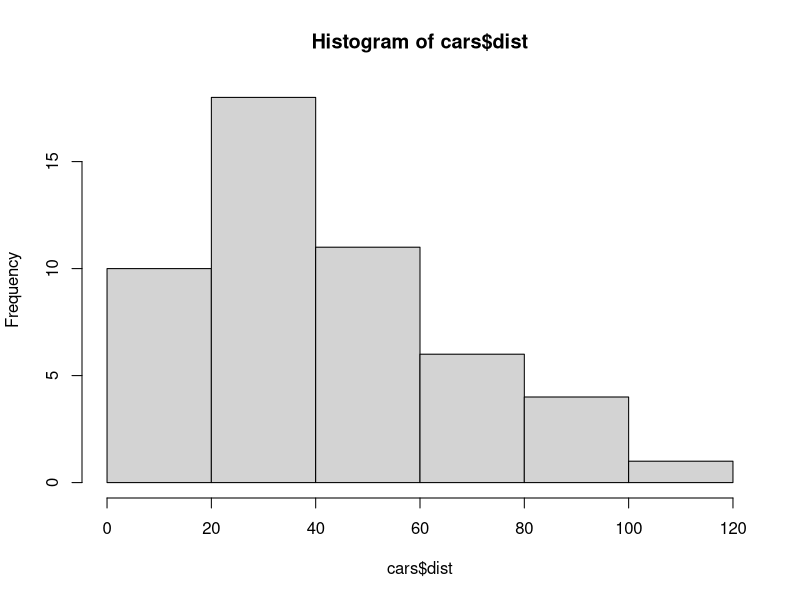
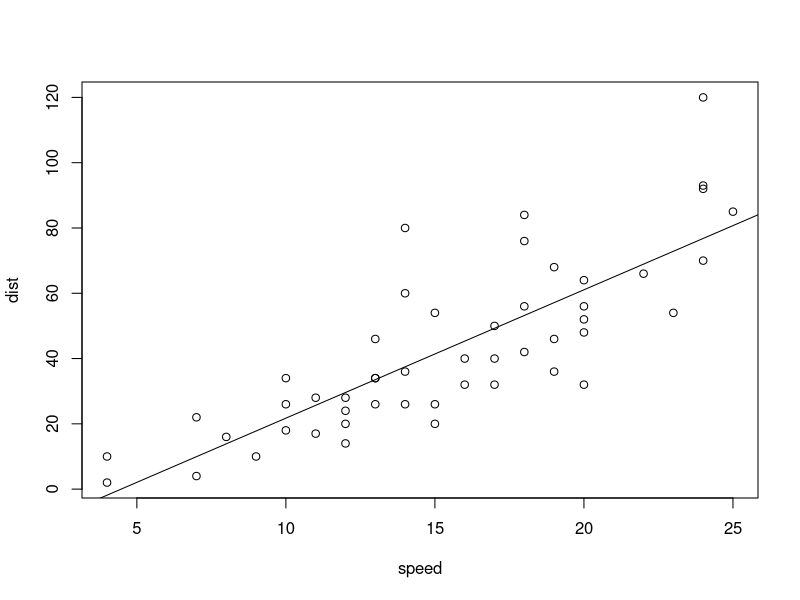

Write R code to recreate these figures, in order.
## ---- chunk 1
1 + 1
10 / 2
4 ^ 3
log10(1000)
## ---- chunk 2
?cars           # learn about a data set that comes with R (one of many)
summary(cars)   # summary is a "function"
hist(cars$dist) # data set name (cars) and variable name (dist) separated by $
plot(cars)      # autoplot all variables in cars data set (there are just 2)

# find best line relating speed to dist
fitline <- lm(dist ~ speed, data = cars)
summary(fitline)

# add best line to current scatterplot
abline(fitline)
